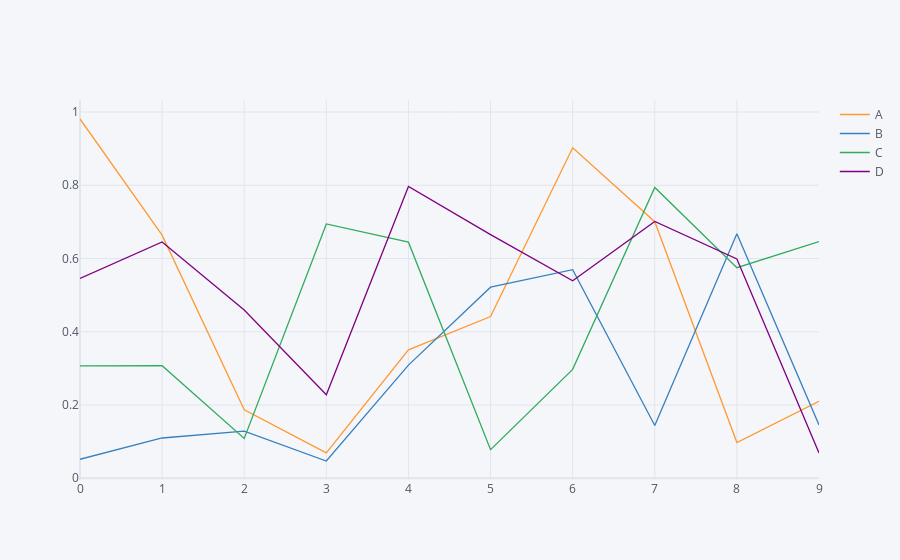

This figure's notebook cell:
### Markdown cell above
## 1-5-1 scatter chart

### Code cell
df.iplot(kind='scatter')

### Figure 1 — Plotly figure (JSON) as saved in the notebook; plotly's stock layout.template omitted (floating-point values rounded to 4 significant figures)
{"data": [{"line": {"color": "rgba(255, 153, 51, 1.0)", "dash": "solid", "shape": "linear", "width": 1.3}, "mode": "lines", "name": "A", "text": "", "type": "scatter", "x": [0, 1, 2, 3, 4, 5, 6, 7, 8, 9], "y": [0.981, 0.6638, 0.1871, 0.06945, 0.3505, 0.4416, 0.9026, 0.7005, 0.09772, 0.2103]}, {"line": {"color": "rgba(55, 128, 191, 1.0)", "dash": "solid", "shape": "linear", "width": 1.3}, "mode": "lines", "name": "B", "text": "", "type": "scatter", "x": [0, 1, 2, 3, 4, 5, 6, 7, 8, 9], "y": [0.05183, 0.11, 0.1286, 0.04713, 0.309, 0.5217, 0.5696, 0.1439, 0.6674, 0.1457]}, {"line": {"color": "rgba(50, 171, 96, 1.0)", "dash": "solid", "shape": "linear", "width": 1.3}, "mode": "lines", "name": "C", "text": "", "type": "scatter", "x": [0, 1, 2, 3, 4, 5, 6, 7, 8, 9], "y": [0.3071, 0.3074, 0.1086, 0.6944, 0.6446, 0.07817, 0.2973, 0.794, 0.575, 0.6464]}, {"line": {"color": "rgba(128, 0, 128, 1.0)", "dash": "solid", "shape": "linear", "width": 1.3}, "mode": "lines", "name": "D", "text": "", "type": "scatter", "x": [0, 1, 2, 3, 4, 5, 6, 7, 8, 9], "y": [0.5455, 0.6453, 0.4596, 0.2281, 0.7968, 0.6651, 0.5393, 0.7012, 0.599, 0.06916]}], "layout": {"legend": {"bgcolor": "#F5F6F9", "font": {"color": "#4D5663"}}, "paper_bgcolor": "#F5F6F9", "plot_bgcolor": "#F5F6F9", "title": {"font": {"color": "#4D5663"}}, "xaxis": {"gridcolor": "#E1E5ED", "showgrid": true, "tickfont": {"color": "#4D5663"}, "title": {"font": {"color": "#4D5663"}, "text": ""}, "zerolinecolor": "#E1E5ED"}, "yaxis": {"gridcolor": "#E1E5ED", "showgrid": true, "tickfont": {"color": "#4D5663"}, "title": {"font": {"color": "#4D5663"}, "text": ""}, "zerolinecolor": "#E1E5ED"}}}
